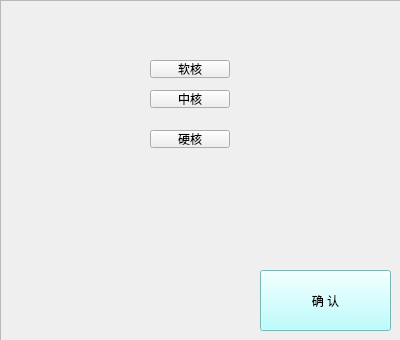
<?xml version="1.0" encoding="UTF-8"?>
<ui version="4.0">
 <class>LevelChoice</class>
 <widget class="QWidget" name="LevelChoice">
  <property name="geometry">
   <rect>
    <x>0</x>
    <y>0</y>
    <width>400</width>
    <height>340</height>
   </rect>
  </property>
  <property name="windowTitle">
   <string>Level</string>
  </property>
  <property name="windowIcon">
   <iconset resource="res.qrc">
    <normaloff>:/image/level.ico</normaloff>:/image/level.ico</iconset>
  </property>
  <widget class="CBoard" name="frame">
   <property name="geometry">
    <rect>
     <x>0</x>
     <y>0</y>
     <width>401</width>
     <height>341</height>
    </rect>
   </property>
   <property name="frameShape">
    <enum>QFrame::StyledPanel</enum>
   </property>
   <property name="frameShadow">
    <enum>QFrame::Raised</enum>
   </property>
   <widget class="QPushButton" name="Take">
    <property name="geometry">
     <rect>
      <x>260</x>
      <y>270</y>
      <width>131</width>
      <height>61</height>
     </rect>
    </property>
    <property name="styleSheet">
     <string notr="true">*
{
	background-color: rgb(170, 255, 255);
	font: 24pt &quot;黑体&quot;;
}

QPushButton:hover
{
	font:28pt  &quot;Microsoft YaHei UI&quot;;
}

QPushButton:pressed
{
	font:26pt  &quot;Microsoft YaHei UI&quot;;
}</string>
    </property>
    <property name="text">
     <string>确 认</string>
    </property>
   </widget>
   <widget class="QPushButton" name="pushButton">
    <property name="geometry">
     <rect>
      <x>150</x>
      <y>60</y>
      <width>80</width>
      <height>18</height>
     </rect>
    </property>
    <property name="text">
     <string>软核</string>
    </property>
   </widget>
   <widget class="QPushButton" name="pushButton_2">
    <property name="geometry">
     <rect>
      <x>150</x>
      <y>90</y>
      <width>80</width>
      <height>18</height>
     </rect>
    </property>
    <property name="text">
     <string>中核</string>
    </property>
   </widget>
   <widget class="QPushButton" name="pushButton_3">
    <property name="geometry">
     <rect>
      <x>150</x>
      <y>130</y>
      <width>80</width>
      <height>18</height>
     </rect>
    </property>
    <property name="text">
     <string>硬核</string>
    </property>
   </widget>
  </widget>
 </widget>
 <customwidgets>
  <customwidget>
   <class>CBoard</class>
   <extends>QFrame</extends>
   <header location="global">cboard.h</header>
   <container>1</container>
  </customwidget>
 </customwidgets>
 <resources>
  <include location="res.qrc"/>
 </resources>
 <connections/>
</ui>
